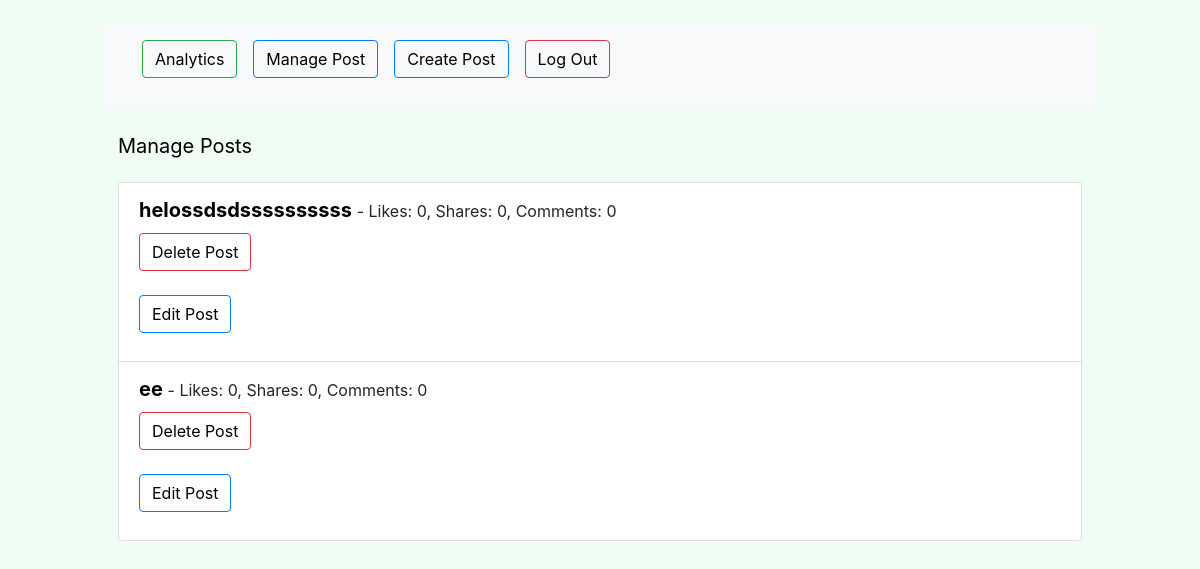
The page /manage-posts/ on the database as committed earlier.
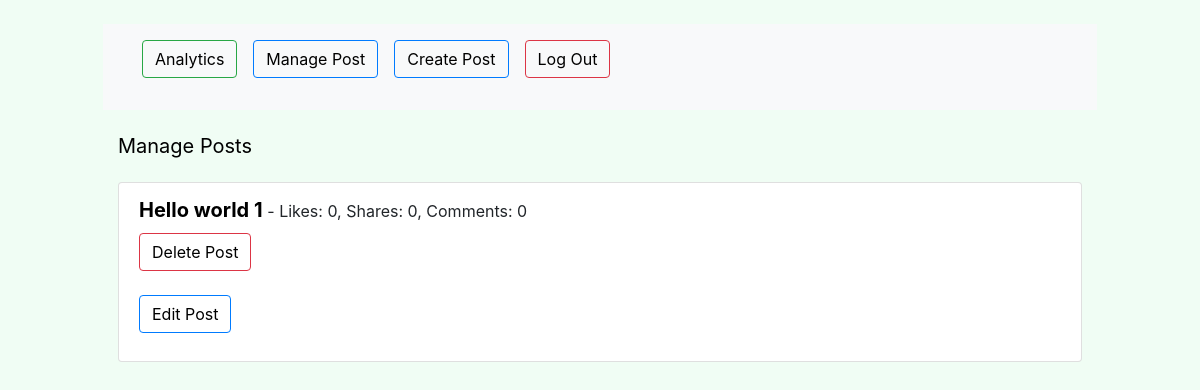
The same page on the database as committed later.
### mediapost/models.py (models this page shows, shortened)
class SocialMediaPost(models.Model):
    title = models.CharField(max_length=100)
    description = models.TextField()
    likes = models.IntegerField(default=0)
    shares = models.IntegerField(default=0)
    comments = models.IntegerField(default=0)
    scheduled_time = models.DateTimeField()

### mediapost/views.py (the view)
# urls.py: path('manage-posts/', views.manage_posts, name='manage_posts'),
def manage_posts(request):
    posts = SocialMediaPost.objects.all()
    return render(request, 'manage_posts.html', {'posts': posts})

### templates/manage_posts.html (shortened to what this page needs)
{% extends "base.html" %}
{% block content %}
{% include 'navbar.html' %}
<div class="container">
    <h1 class="mt-4 " style="font-size: 20px; color: black;">Manage Posts</h1>
    <ul class="list-group mt-4">
        {% for post in posts %}
            <li class="list-group-item">
                <div class="post-info">
                   <span style="font-size: 20px;font-weight: 700; color: black;">{{ post.title }} </span>- Likes: {{ post.likes }}, Shares: {{ post.shares }}, Comments: {{ post.comments }}
                </div>
                <form action="{% url 'delete_post' pk=post.pk %}" method="post">
                    <button type="submit" class="btn btn-danger mt-2">Delete Post</button>
                </form>
                <form action="{% url 'edit_post' pk=post.pk %}" method="get">
                    <button type="submit" class="btn btn-primary mt-2">Edit Post</button>
                </form>
            </li>
        {% endfor %}
    </ul>
</div>
{% endblock %}

Rows that differ between the two databases and show on the page:
removed SocialMediaPost: title "helossdsdssssssssss", likes "0", shares "0", comments "0"
removed SocialMediaPost: title "ee", likes "0", shares "0", comments "0"
added SocialMediaPost: title "Hello world 1", likes "0", shares "0", comments "0"
